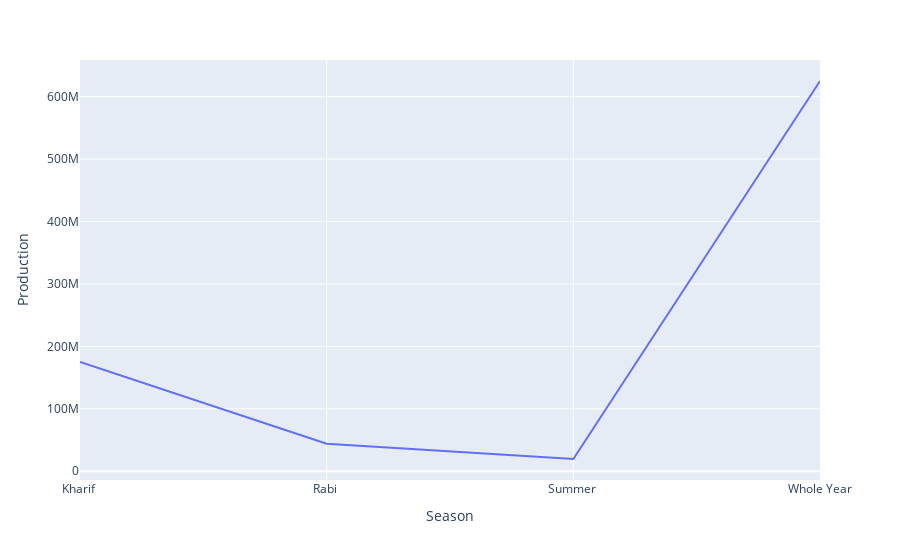

The notebook cell this image was saved under:
### Code cell
temp = data.groupby(by='Season')['Production'].sum().reset_index()
px.line(temp, 'Season', 'Production')

### Figure 1 — Plotly figure (JSON) as saved in the notebook; plotly's stock layout.template omitted (floating-point values rounded to 4 significant figures)
{"data": [{"hovertemplate": "Season=%{x}<br>Production=%{y}<extra></extra>", "legendgroup": "", "line": {"color": "#636efa", "dash": "solid"}, "marker": {"symbol": "circle"}, "mode": "lines", "name": "", "orientation": "v", "showlegend": false, "type": "scatter", "x": ["Kharif ", "Rabi ", "Summer ", "Whole Year"], "xaxis": "x", "y": [175028011, 43860390, 19552520, 624988787], "yaxis": "y"}], "layout": {"legend": {"tracegroupgap": 0}, "margin": {"t": 60}, "xaxis": {"anchor": "y", "domain": [0, 1], "title": {"text": "Season"}}, "yaxis": {"anchor": "x", "domain": [0, 1], "title": {"text": "Production"}}}}
